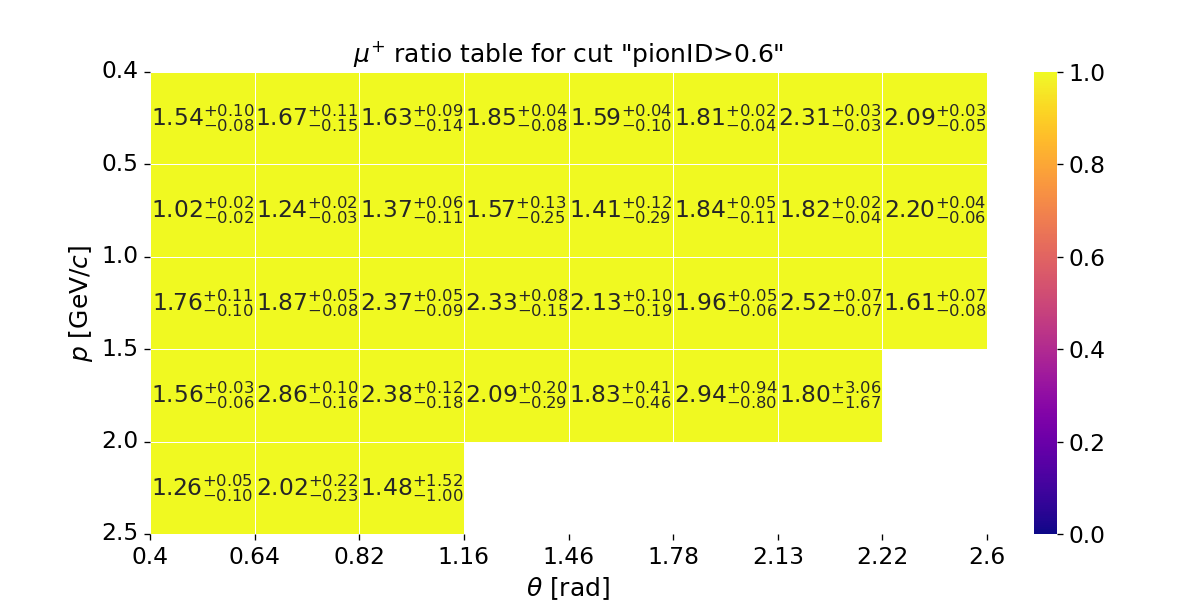

This chart was generated by the following Python code:
#!/usr/bin/env python3

import os
import sys
import json
import warnings
import itertools
import argparse
import numpy as np
import pandas as pd
import seaborn as sns
import matplotlib.pyplot as plt
import matplotlib.ticker as ticker
from matplotlib.patches import Rectangle
import math

plot_title = '$\mu^{+}$ ratio table for cut "pionID>0.6"'
fig, ax = plt.subplots(1, 1, figsize=(10, 5), dpi=120)

df = pd.read_csv("./pionID_efficiency_muon.csv")

x_label_name = "theta"
y_label_name = "p"
x_label = [0.4, 0.64, 0.82, 1.16, 1.46, 1.78, 2.13, 2.22, 2.6] # theta
y_label = [0.4, 0.5, 1.0, 1.5, 2, 2.5] # p

arr_charge = df["charge"].to_numpy()
arr_p_min = df["p_min"].to_numpy()
arr_p_max = df["p_max"].to_numpy()
arr_theta_min = df["theta_min"].to_numpy()
arr_theta_max = df["theta_max"].to_numpy()
arr_data_MC_ratio = df["data_MC_ratio"].to_numpy()
arr_data_MC_uncertainty_stat_up = df["data_MC_uncertainty_stat_up"].to_numpy()
arr_data_MC_uncertainty_stat_dn = df["data_MC_uncertainty_stat_dn"].to_numpy()
arr_data_MC_uncertainty_sys_up = df["data_MC_uncertainty_sys_up"].to_numpy()
arr_data_MC_uncertainty_sys_dn = df["data_MC_uncertainty_sys_dn"].to_numpy()
arr_data_MC_uncertainty_up = np.sqrt(arr_data_MC_uncertainty_stat_up*arr_data_MC_uncertainty_stat_up+arr_data_MC_uncertainty_sys_up*arr_data_MC_uncertainty_sys_up)
arr_data_MC_uncertainty_dn = np.sqrt(arr_data_MC_uncertainty_stat_dn*arr_data_MC_uncertainty_stat_dn+arr_data_MC_uncertainty_sys_dn*arr_data_MC_uncertainty_sys_dn)

arr = np.empty((len(y_label) - 1,len(x_label) - 1,))
arr[:] = np.nan

annot_labels = [["" for col in range(len(x_label) - 1)] for row in range(len(y_label) - 1)]

for charge, p_min, p_max, theta_min, theta_max, data_MC_ratio, data_MC_uncertainty_up, data_MC_uncertainty_dn in zip(arr_charge, arr_p_min, arr_p_max, arr_theta_min, arr_theta_max, arr_data_MC_ratio, arr_data_MC_uncertainty_up, arr_data_MC_uncertainty_dn):
    if charge == "-":
        continue

    p_index = 0
    theta_index = 0
    for i, temp_p_min in zip(range(0,len(y_label)), y_label):
        if math.isclose(temp_p_min, p_min):
            p_index = i
            break
    for i, temp_theta_min in zip(range(0,len(x_label)), x_label):
        if math.isclose(temp_theta_min, theta_min):
            theta_index = i
            break
    arr[p_index][theta_index] = data_MC_ratio
    annot_labels[p_index][theta_index] = f'{data_MC_ratio:.2f}$^{{+{data_MC_uncertainty_up:.2f}}}_{{-{data_MC_uncertainty_dn:.2f}}}$'


plot_args = {'linewidths': .5, 'fmt': '', 'cbar_kws': {'fraction': .05}, 'vmin': 0, 'vmax': 1, 'cmap': 'plasma'}


sns.heatmap(arr, annot=annot_labels, annot_kws={"fontsize": 14}, ax=ax, **plot_args)

ax.set_xticks(np.arange(0, len(x_label)))
ax.set_xticklabels(np.round(x_label, 4), fontsize=14)

ax.set_yticks(np.arange(0, len(y_label)))
ax.set_yticklabels(np.round(y_label, 4), rotation=0, fontsize=14)

ax.set_xlabel(r"$\theta$ [rad]", fontsize=15)
ax.set_ylabel(r"$p$ [GeV/$c$]", fontsize=15)
ax.set_title(plot_title, fontsize=16)

ax.collections[0].colorbar.ax.tick_params(labelsize=14)

ax.set_title(plot_title, fontsize=15)

plt.savefig('MU_plus_pionID.png')
